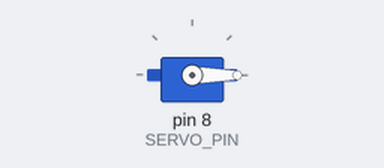
A sketch run on a simulated Arduino Uno, built with avr-gcc and run on an emulated ATmega328P. On the bench: servo. What the sketch prints to the serial monitor is not drawn.

Above: at 0.1 s.
At 1.1 s:
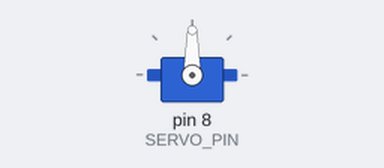
Timing chart, 0 to 2.6 s (numbered marks = the images above):
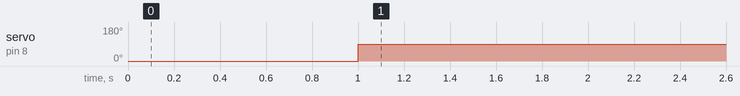

The sketch:

zero-servo.ino
```cpp
#include <Servo.h>

// サーボのピン番号
const int SERVO_PIN = 8;

// サーボのインスタンス
Servo servo;

void setup() {
  // put your setup code here, to run once:
  Serial.begin(9600);
  servo.attach(SERVO_PIN);
  servo.write(0);
  Serial.print("start!\n");
  delay(1000);
}

void loop() {
  servo.write(90);
}
```

Measured:
- by itself, servo on pin 8 (SERVO_PIN): 0° → 90° at 1.0 s
